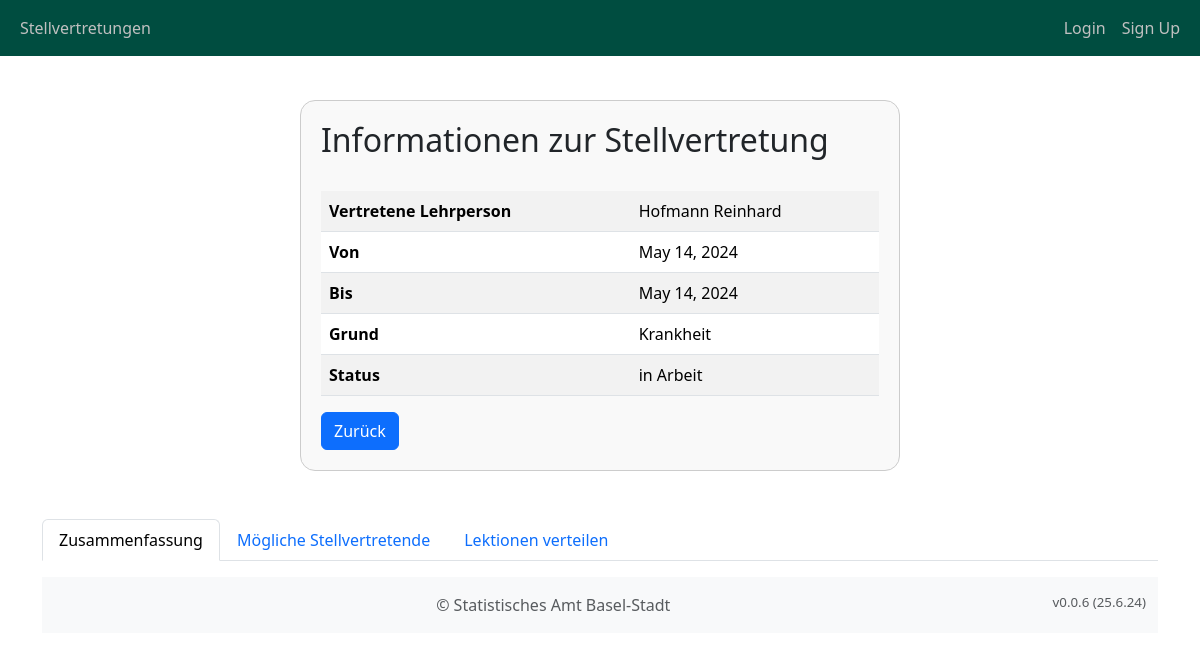
The page /school_management/substitutions/21/ on the database as committed earlier.
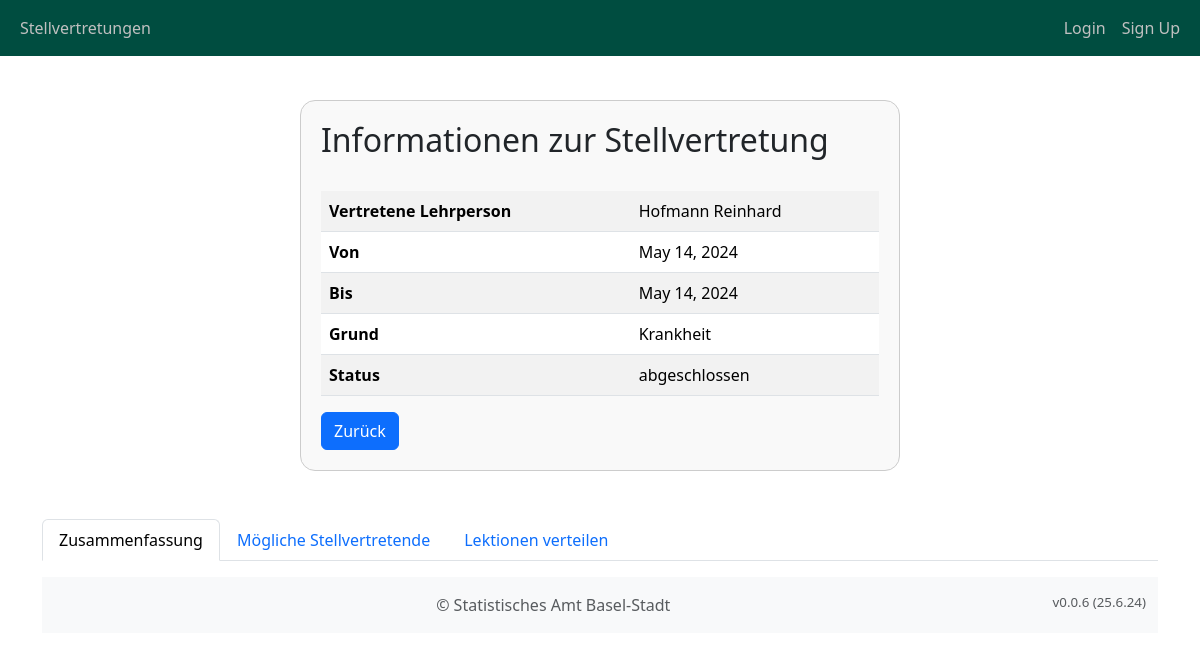
The same page on the database as committed later.
### school_management/models.py (models this page shows, shortened)
class Substitution(models.Model):
    school = models.ForeignKey(
        School,
        on_delete=models.CASCADE,
        related_name="substitution_schools",
        verbose_name="Schule",
    )
    teacher = models.ForeignKey(
        Person,
        on_delete=models.CASCADE,
        related_name="teacher_substitutions",
        verbose_name="Lehrkraft",
    )
    start_date = models.DateField(verbose_name="Fällt aus von")
    end_date = models.DateField(verbose_name="Fällt aus bis")
    cause = models.ForeignKey(
        SubstitutionCause(),
        on_delete=models.CASCADE,
        related_name="substitution_causes",
        verbose_name="Begründung",
    )
    partial_substitution_possible = models.BooleanField(
        verbose_name="Teilübernahme möglich", default=False
    )
    comment_subsitution = models.TextField(
        verbose_name="Anmerkung zum Vikariat", blank=True, max_length=500
    )
    comment_class = models.TextField(
        verbose_name="Anmerkung zur Klasse", blank=True, max_length=500
    )
    minimum_qualification = models.ForeignKey(
        Qualification,
        on_delete=models.CASCADE,
        related_name="substitution_certificates",
        verbose_name="Mindestabschluss",
        default=1,
    )
    classes = models.TextField(verbose_name="Klassen", blank=True, max_length=500)
    levels = models.TextField(verbose_name="Stufen", blank=True, max_length=500)
    subjects = models.TextField(verbose_name="Fächer", blank=True, max_length=500)
    summary = models.TextField(verbose_name="Zusammenfassung", blank=True, max_length=1000)
    mo_am = models.BooleanField(verbose_name="Montag Vormittag", default=False)
    mo_pm = models.BooleanField(verbose_name="Montag Nachmittag", default=False)
    tu_am = models.BooleanField(verbose_name="Dienstag Vormittag", default=False)
    tu_pm = models.BooleanField(verbose_name="Dienstag Nachmittag", default=False)
    we_am = models.BooleanField(verbose_name="Mittwoch Vormittag", default=False)
    we_pm = models.BooleanField(verbose_name="Mittwoch Nachmittag", default=False)
    th_am = models.BooleanField(verbose_name="Donnerstag Vormittag", default=False)
    th_pm = models.BooleanField(verbose_name="Donnerstag Nachmittag", default=False)
    fr_am = models.BooleanField(verbose_name="Freitag Vormittag", default=False)
    fr_pm = models.BooleanField(verbose_name="Freitag Nachmittag", default=False)
    selection_comment = models.TextField(verbose_name="Kommentar zur Besetzung", blank=True, max_length=500)
    status = models.ForeignKey(
        SubstitutionStatus,
        on_delete=models.SET_DEFAULT,
        default=3,
        related_name="substitution_status",
        verbose_name="Status Besetzung Vikariat",
    )
    created_timestamp = models.DateTimeField(auto_now_add=True, null=True)
    class Meta:
        verbose_name = "Stellvertretung"
        verbose_name_plural = "Stellvertretungen"

class SubstitutionStatus(models.Model):
    name = models.CharField(max_length=255, verbose_name="Name")
    description = models.TextField(verbose_name="Beschreibung", blank=True)
    class Meta:
        verbose_name = "Status der Stellvertretung"
        verbose_name_plural = "Status der Stellvertretungen"
        ordering = ["name"]

class Person(models.Model):
    user = models.OneToOneField(User, on_delete=models.CASCADE, blank=True, null=True)
    school = models.ForeignKey(
        School, on_delete=models.CASCADE, related_name="school_persons", default=1
    )
    teacherid = models.IntegerField(verbose_name="Lehrer-ID", blank=True, null=True)
    first_name = models.CharField(max_length=255, verbose_name="Vorname")
    last_name = models.CharField(max_length=255, verbose_name="Nachname")
    email = models.EmailField(verbose_name="Email", blank=True)
    phone_number = models.CharField(
        max_length=20, verbose_name="Telefonnummer", blank=True
    )
    year_of_birth = models.CharField(
        max_length=255, verbose_name="Jahrgang", blank=True
    )
    username = models.CharField(max_length=255, verbose_name="Benutzername", blank=True)
    is_teacher = models.BooleanField(verbose_name="LehrerIn", default=False)
    is_candidate = models.BooleanField(
        verbose_name="KandidatIn für Stellvertretung", default=False
    )
    is_manager = models.BooleanField(
        verbose_name="Leitung/Administration", default=False
    )
    available_from_date = models.DateField(
        verbose_name="Verfügbar ab", blank=True, null=True
    )
    available_to_date = models.DateField(
        verbose_name="Verfügbar ab", blank=True, null=True
    )
    availability_mo_am = models.BooleanField(
        verbose_name="Montag Vormittag", default=False
    )
    availability_tu_am = models.BooleanField(
        verbose_name="Dienstag Vormittag", default=False
    )
    availability_we_am = models.BooleanField(
        verbose_name="Mittwoch Vormittag", default=False
    )
    availability_th_am = models.BooleanField(
        verbose_name="Donnerstag Vormittag", default=False
    )
    availability_fr_am = models.BooleanField(
        verbose_name="Freitag Vormittag", default=False
    )
    availability_mo_pm = models.BooleanField(
        verbose_name="Montag Nachmittag", default=False
    )
    availability_tu_pm = models.BooleanField(
        verbose_name="Dienstag Nachmittag", default=False
    )
    availability_we_pm = models.BooleanField(
        verbose_name="Mittwoch Nachmittag", default=False
    )
    availability_th_pm = models.BooleanField(
        verbose_name="Donnerstag Nachmittag", default=False
    )
    availability_fr_pm = models.BooleanField(
        verbose_name="Freitag Nachmittag", default=False
    )
    availability_comment = models.TextField(
        max_length=500, verbose_name="Bemerkungen zur Verfügbarkeit", blank=True
    )
    gender = models.ForeignKey(
        "Gender", on_delete=models.CASCADE, verbose_name="Geschlecht", default=1
    )
    description = models.TextField(
        max_length=500, verbose_name="Bemerkungen", blank=True
    )
    subjects = models.ManyToManyField(
        "Subject", related_name="person_subjects", blank=True
    )  # Many-to-many relationship
    @property
    def fullname(self):
        return f"{self.last_name} {self.first_name}"
    class Meta:
        verbose_name = "Person"
        verbose_name_plural = "Personen"
        ordering = ["last_name", "first_name"]

class SubstitutionCause(models.Model):
    name = models.CharField(max_length=255, verbose_name="Name")
    class Meta:
        verbose_name = "Code für Abwesenheitsgrund"
        verbose_name_plural = "Codes für Abwesenheitsgrund"
        ordering = ["name"]

### school_management/views.py (the view)
class SubstitutionDetailView(DetailView):
    model = Substitution
    template_name = "school_management/substitution_detail.html"
    context_object_name = "substitution"
    def get_context_data(self, **kwargs):
        context = super().get_context_data(**kwargs)
        substitution = self.get_object()
        context["candidates"] = substitution.substitution_candidates
        return context

### school_management/templatetags/user_tags.py (called while the page is built)
@register.filter(name='is_in_group')
def is_in_group(user, group_name):
    if user.is_authenticated:
        return user.groups.filter(name=group_name).exists()
    return False

### templates/school_management/substitution_detail.html (shortened to what this page needs)
{% extends "base.html" %}
{% block content %}
<div class="info-container">
    <h2>Informationen zur Stellvertretung</h2><br>
    <table class="table table-striped">
      <tbody>
        <tr>
          <th>Vertretene Lehrperson</th>
          <td>{{ substitution.teacher.fullname }}</td>
        </tr>
        <tr>
          <th>Von</th>
          <td>{{ substitution.start_date }}</td>
        </tr>
        <tr>
          <th>Bis</th>
          <td>{{ substitution.end_date }}</td>
        </tr>
        <tr>
          <th>Grund</th>
          <td>{{ substitution.cause.name }}</td>
        </tr>
        <tr>
          <th>Status</th>
          <td>{{ substitution.status.name }}</td>
        </tr>
      </tbody>
    </table>
    <a href="{% url 'substitution_admin_list' %}" class="btn btn-primary">Zurück</a>
  </div>
<div class="container mt-5">
  <ul class="nav nav-tabs" id="myTab" role="tablist">
      <li class="nav-item" role="presentation">
          <button class="nav-link active" id="zusammenfassung-tab" data-bs-toggle="tab" data-bs-target="#zusammenfassung" type="button" role="tab" aria-controls="zusammenfassung" aria-selected="true">Zusammenfassung</button>
      </li>
      <li class="nav-item" role="presentation">
          <button class="nav-link" id="kandidaten-tab" data-bs-toggle="tab" data-bs-target="#kandidaten" type="button" role="tab" aria-controls="kandidaten" aria-selected="false">Mögliche Stellvertretende</button>
      </li>
      <li class="nav-item" role="presentation">
          <button class="nav-link" id="lektionen-tab" data-bs-toggle="tab" data-bs-target="#lektionen" type="button" role="tab" aria-controls="lektionen" aria-selected="false">Lektionen verteilen</button>
      </li>
  </ul>
{% endblock content %}

Rows that differ between the two databases and show on the page:
changed Substitution "Hofmann Reinhard": status.name "in Arbeit" → "abgeschlossen"
